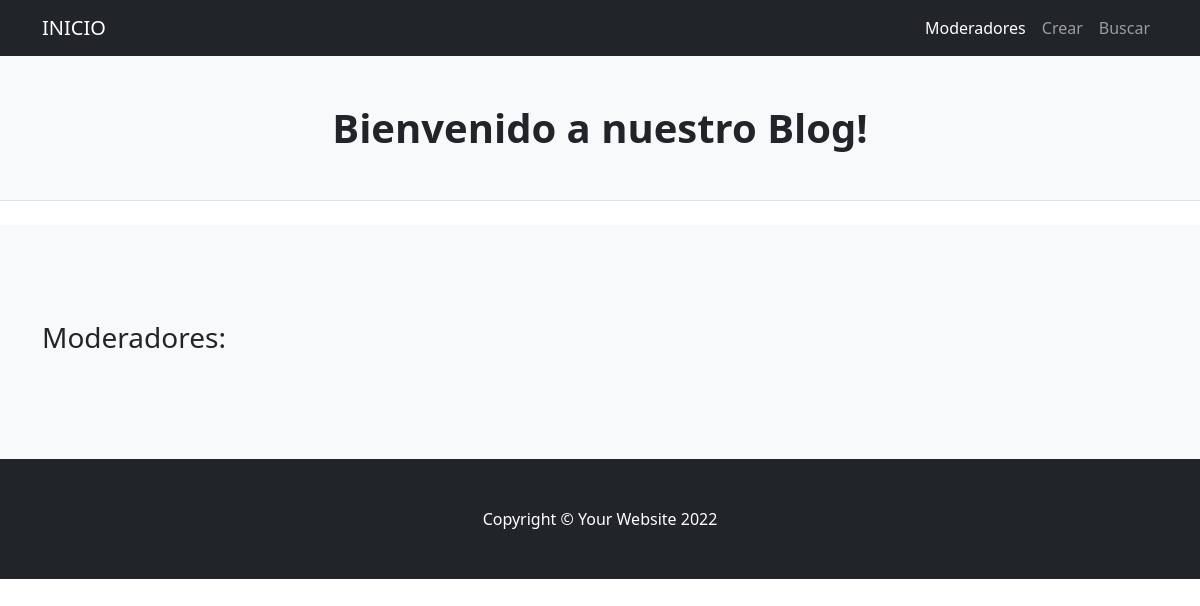
The page /ProyectoFinalApp/moderadores/ on the database as committed earlier.
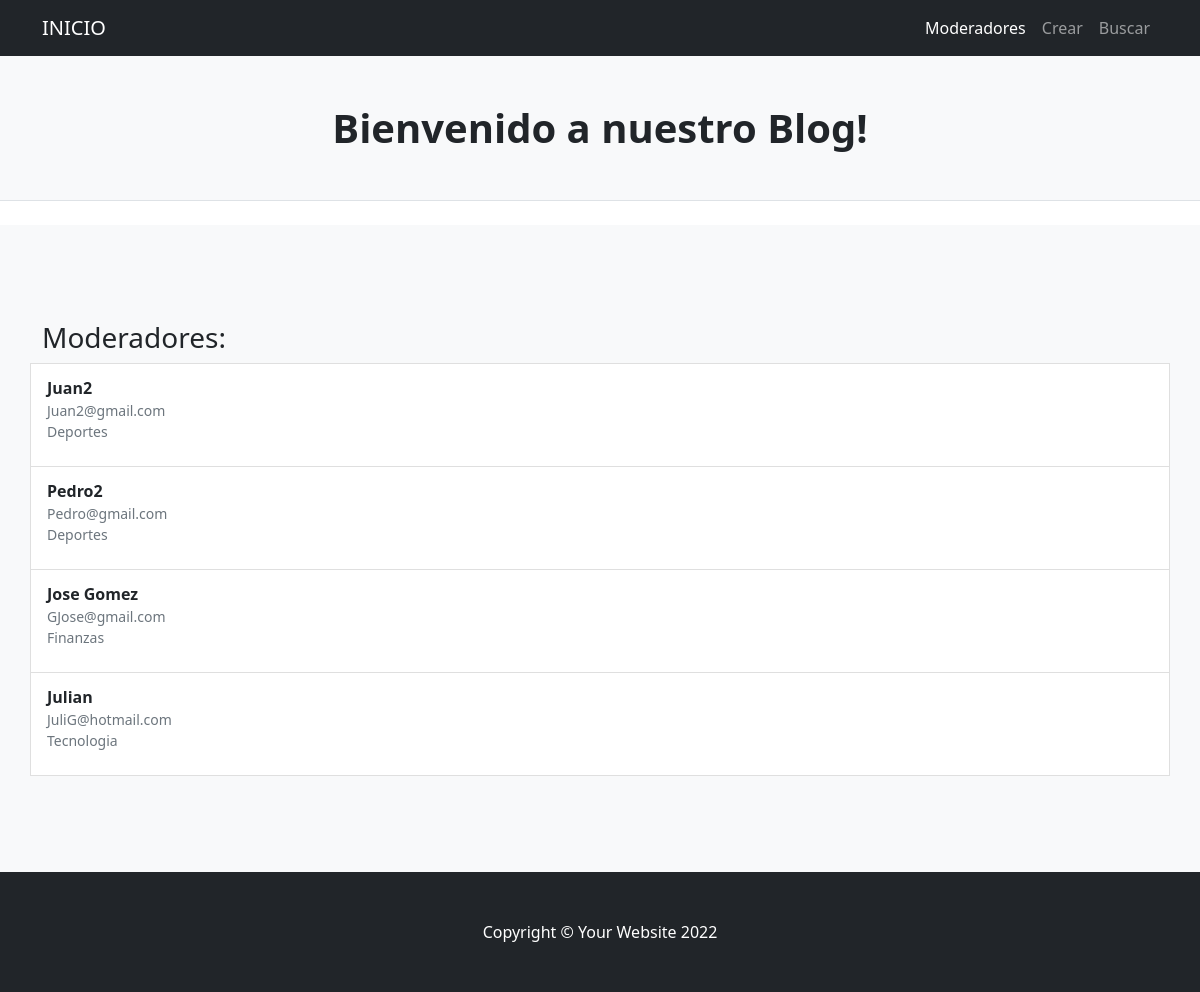
The same page on the database as committed later.
### ProyectoFinalApp/models.py (models this page shows)
class Moderador(models.Model):
    nombre = models.CharField(max_length=30)
    mail = models.EmailField()
    sector = models.CharField(max_length=30)

### ProyectoFinalApp/views.py (the view)
# urls.py: path('moderadores/', moderadores, name='moderadores'),
def moderadores(request):
    moderadores = Moderador.objects.all()
    return render(request,'moderadores.html', {'moderadores':moderadores})

### ProyectoFinalApp/Templates/moderadores.html (shortened to what this page needs)
{% extends 'base.html' %}
{% load static %}
{% block B1 %}
<nav class="navbar navbar-expand-lg navbar-dark bg-dark">
    <div class="container">
        <a class="navbar-brand" href="{% url 'inicio' %}">INICIO</a>
        <div class="collapse navbar-collapse" id="navbarSupportedContent">
            <ul class="navbar-nav ms-auto mb-2 mb-lg-0">
                <li class="nav-item"><a class="nav-link active" href="{% url 'moderadores' %}">Moderadores</a></li>
                <li class="nav-item"><a class="nav-link" href="{% url 'crearModeradores' %}">Crear</a></li>
                <li class="nav-item"><a class="nav-link" href="{% url 'buscarModeradores' %}">Buscar</a></li>
            </ul>
        </div>
    </div>
</nav>
{% endblock %}
{% block B2 %}
<section class="bg-light py-5">
    <section class="bg-light py-5">
        <div class="container px-6">
            <div class="row gx-5justify-content-center">
            <h3>Moderadores:</h3>
                {% for mod in moderadores %}
                <label class="list-group-item d-flex gap-3">
                <span class="pt-1 form-checked-content">
                    <strong>{{mod.nombre}}</strong>
                    <small class="d-block text-muted">
                        <tr>
                            <p>{{mod.mail}}
                            <br>{{mod.sector}}</p>
                        </tr>
                    </small>
                </span>
                </label>
                {% endfor %}
            </div>
        </div>
    </section>
</section>
{% endblock %}

### ProyectoFinalApp/Templates/Base.html (shortened to what this page needs)
{% load static %}
<!DOCTYPE html>
<html lang="en">
    <head>
        <link href="{% static 'css/styles.css' %}" rel="stylesheet" />
    </head>
    <body>
        {% block B1 %}
        {% endblock %}
        <header class="py-4 bg-light border-bottom mb-4">
            <div class="container">
                <div class="text-center my-4">
                    <h1 class="fw-bolder">Bienvenido a nuestro Blog!</h1>
                </div>
            </div>
        </header>
        {% block B2 %}
        {% endblock %}
        <footer class="py-5 bg-dark">
            <div class="container"><p class="m-0 text-center text-white">Copyright &copy; Your Website 2022</p></div>
        </footer>
    </body>
</html>

Rows that differ between the two databases and show on the page:
added Moderador: nombre "Juan2", mail "Juan2@gmail.com", sector "Deportes"
added Moderador: nombre "Pedro2", mail "Pedro@gmail.com", sector "Deportes"
added Moderador: nombre "Jose Gomez", mail "GJose@gmail.com", sector "Finanzas"
added Moderador: nombre "Julian", mail "JuliG@hotmail.com", sector "Tecnologia"
